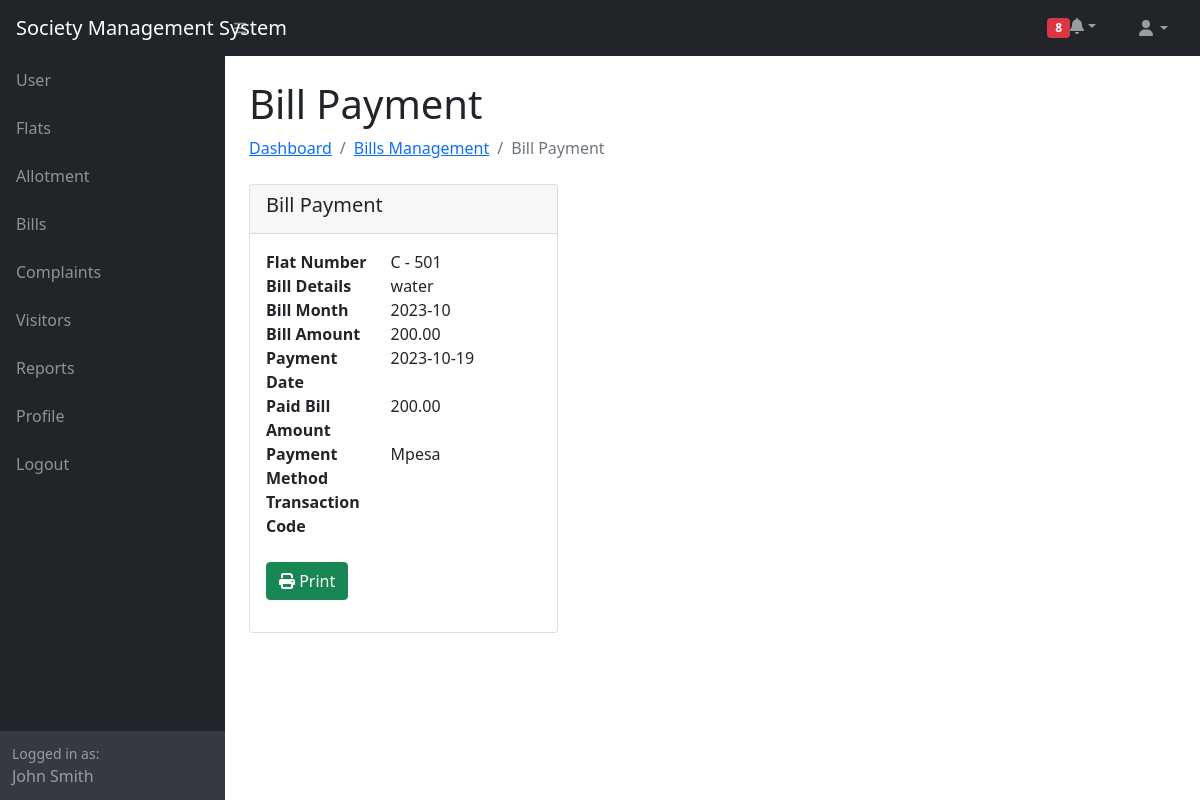
Page /bill_payment.php?id=6&action=notification (signed in) on the committed database.
### tables this page shows
CREATE TABLE `bills` (
  `id` int(11) UNSIGNED NOT NULL,
  `flat_id` int(11) UNSIGNED NOT NULL,
  `bill_title` varchar(255) NOT NULL,
  `amount` decimal(10,2) NOT NULL,
  `month` varchar(30) NOT NULL,
  `paid_date` date DEFAULT NULL,
  `payment_method` varchar(255) DEFAULT NULL,
  `paid_amount` decimal(10,2) DEFAULT NULL,
  `transaction_code` varchar(255) DEFAULT NULL,
  `created_at` timestamp NOT NULL DEFAULT current_timestamp()
);

CREATE TABLE `flats` (
  `id` int(11) UNSIGNED NOT NULL,
  `flat_number` varchar(255) NOT NULL,
  `floor` int(11) NOT NULL,
  `block_number` varchar(10) NOT NULL,
  `flat_type` varchar(30) NOT NULL,
  `created_at` timestamp NOT NULL DEFAULT current_timestamp()
);

### bill_payment.php (the view, shortened to what this page needs)
<?php
require_once 'config.php';
if(isset($_GET['id']))
{
	$stmt = $pdo->prepare("SELECT flats.flat_number, flats.block_number, bills.bill_title, bills.id, bills.amount, bills.month, bills.paid_date, bills.paid_amount, bills.payment_method, bills.transaction_code FROM bills INNER JOIN flats ON flats.id = bills.flat_id WHERE bills.id = ?");
	$stmt->execute([$_GET['id']]);
	$bill = $stmt->fetch(PDO::FETCH_ASSOC);
}
include('header.php');
?>
<div class="container-fluid px-4">
	<div class="no-print">
    <h1 class="mt-4">Bill Payment</h1>
    <ol class="breadcrumb mb-4">
    	<li class="breadcrumb-item"><a href="dashboard.php">Dashboard</a></li>
        <li class="breadcrumb-item"><a href="bills.php">Bills Management</a></li>
        <li class="breadcrumb-item active">Bill Payment</li>
    </ol>
    </div>
	<div class="col-md-4">
		<div class="card">
			<div class="card-header">
				<h5 class="card-title">Bill Payment</h5>
			</div>
			<div class="card-body">
				<form method="post">
				  	<div class="mb-3">
				  		<div class="row">
				    		<div class="col-md-5"><b>Flat Number</b></div>
				    		<div class="col-md-7"><?php echo (isset($bill['flat_number'])) ? $bill['block_number'] . ' - ' . $bill['flat_number'] : ''; ?></div>
				    	</div>
				    	<div class="row">
				    		<div class="col-md-5"><b>Bill Details</b></div>
				    		<div class="col-md-7"><?php echo (isset($bill['bill_title'])) ? $bill['bill_title'] : ''; ?></div>
				    	</div>
				    	<div class="row">
				    		<div class="col-md-5"><b>Bill Month</b></div>
				    		<div class="col-md-7"><?php echo (isset($bill['month'])) ? $bill['month'] : ''; ?></div>
				    	</div>
				    	<div class="row">
				    		<div class="col-md-5"><b>Bill Amount</b></div>
				    		<div class="col-md-7"><?php echo (isset($bill['amount'])) ? $bill['amount'] : ''; ?></div>
				    	</div>
				  	<?php
				  	if(isset($bill['paid_date']) && !is_null($bill['paid_date']))
				  	{
				  	?>
				  		<div class="row">
				    		<div class="col-md-5"><b>Payment Date</b></div>
				    		<div class="col-md-7"><?php echo (isset($bill['paid_date'])) ? $bill['paid_date'] : ''; ?></div>
				    	</div>
				    	<div class="row">
				    		<div class="col-md-5"><b>Paid Bill Amount</b></div>
				    		<div class="col-md-7"><?php echo (isset($bill['paid_amount'])) ? $bill['paid_amount'] : ''; ?></div>
				    	</div>
				    	<div class="row">
				    		<div class="col-md-5"><b>Payment Method</b></div>
				    		<div class="col-md-7"><?php echo (isset($bill['payment_method'])) ? $bill['payment_method'] : ''; ?></div>
				    	</div>
				    	<div class="row">
				    		<div class="col-md-5"><b>Transaction Code</b></div>
				    		<div class="col-md-7"><?php echo (isset($bill['transaction_code'])) ? $bill['transaction_code'] : ''; ?></div>
				    	</div>
				    	<br>
				    	<a class = "btn btn-success btn-print" href = "" onclick = "window.print()"><i class ="fa fa-print"></i> Print</a>
				  	<?php
				  	}
				  	?>
				</form>
			</div>
		</div>
	</div>
</div>
<?php
include('footer.php');
?>

### rows in the picture
bills: flat.block_number "C", flat.flat_number "501", bill_title "water", month "2023-10", amount "200.00", paid_date "2023-10-19", paid_amount "200.00", payment_method "Mpesa"

### other values in the picture
count($notification) "8"
$_SESSION['user_name'] "John Smith"
